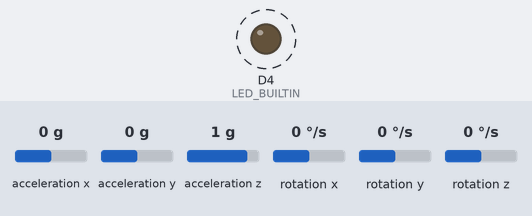
The sketch below on a simulated ESP8266 (NodeMCU). On the bench: output pins drawn as LEDs (lit = HIGH, except the on-board LED, lit = LOW). Wiring (inferred from the names in the program): MPU-6050 motion sensor at I2C address 0x68. Dashed ring = blinking. Inputs (shaded band) come from the test bench; at power-on: acceleration x 0 g, acceleration y 0 g, acceleration z 1 g, rotation x 0 °/s, rotation y 0 °/s, rotation z 0 °/s. WiFi joins after 1.5 s; servers stay silent unless stated; what the sketch prints to the serial monitor is not drawn.

Above: at 1.71 s.
Timing chart, 0 to 4.5 s (numbered marks = the images above):
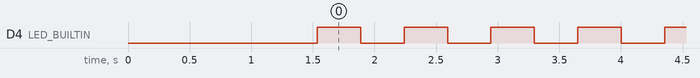

The sketch:

mpu_shangchuan.ino
```cpp
#include <ESP8266WiFi.h>  // biblioteca para usar as funções de Wifi do módulo ESP8266

#include <Wire.h>         // biblioteca de comunicação I2C

//成功读取3个数据 15S更新

const int MPU_ADDR =      0x68; // definição do endereço do sensor MPU6050 (0x68)

const int WHO_AM_I =      0x75; // registro de identificação do dispositivo

const int PWR_MGMT_1 =    0x6B; // registro de configuração do gerenciamento de energia

const int GYRO_CONFIG =   0x1B; // registro de configuração do giroscópio

const int ACCEL_CONFIG =  0x1C; // registro de configuração do acelerômetro

const int ACCEL_XOUT =    0x3B; // registro de leitura do eixo X do acelerômetro


const int sda_pin = D6; // definição do pino I2C SDA

const int scl_pin = D5; // definição do pino I2C SCL


bool led_state = false;


// variáveis para armazenar os dados "crus" do acelerômetro

int16_t AcX, AcY, AcZ, Tmp, GyX, GyY, GyZ;


// Definições da rede Wifi

const char* SSID = "Password 8 eights";

const char* PASSWORD = "lhs970228";


// endereço IP local do Servidor Web instalado na Raspberry Pi 3

// onde será exibida a página web

String apiKey = "CO989RDEMD7CLP18";


// servidor que disponibiliza serviço de geolocalização via IP

const char* server = "api.thingspeak.com";


WiFiClient client;


void initI2C()

{

  //Serial.println("---inside initI2C");

  Wire.begin(sda_pin, scl_pin);

}


/*

 * função que escreve um dado valor em um dado registro

 */

void writeRegMPU(int reg, int val)

{

  Wire.beginTransmission(MPU_ADDR);     // inicia comunicação com endereço do MPU6050

  Wire.write(reg);                      // envia o registro com o qual se deseja trabalhar

  Wire.write(val);                      // escreve o valor no registro

  Wire.endTransmission(true);           // termina a transmissão

}


/*

 * função que lê de um dado registro

 */

uint8_t readRegMPU(uint8_t reg)

{

  uint8_t data;

  Wire.beginTransmission(MPU_ADDR);     // inicia comunicação com endereço do MPU6050

  Wire.write(reg);                      // envia o registro com o qual se deseja trabalhar

  Wire.endTransmission(false);          // termina transmissão mas continua com I2C aberto (envia STOP e START)

  Wire.requestFrom(MPU_ADDR, 1);        // configura para receber 1 byte do registro escolhido acima

  data = Wire.read();                   // lê o byte e guarda em 'data'

  return data;                          //retorna 'data'

}


/*

 * função que procura pelo sensor no endereço 0x68

 */

void findMPU(int mpu_addr)

{

  Wire.beginTransmission(MPU_ADDR);

  int data = Wire.endTransmission(true);


  if(data == 0)

  {

    Serial.print("Dispositivo encontrado no endereço: 0x");

    Serial.println(MPU_ADDR, HEX);

  }

  else

  {

    Serial.println("Dispositivo não encontrado!");

  }

}


/*

 * função que verifica se o sensor responde e se está ativo

 */

void checkMPU(int mpu_addr)

{

  findMPU(MPU_ADDR);


  int data = readRegMPU(WHO_AM_I); // Register 117 – Who Am I - 0x75


  if(data == 104)

  {

    Serial.println("MPU6050 Dispositivo respondeu OK! (104)");


    data = readRegMPU(PWR_MGMT_1); // Register 107 – Power Management 1-0x6B


    if(data == 64) Serial.println("MPU6050 em modo SLEEP! (64)");

    else Serial.println("MPU6050 em modo ACTIVE!");

  }

  else Serial.println("Verifique dispositivo - MPU6050 NÃO disponível!");

}


/*

 * função de inicialização do sensor

 */

void initMPU()

{

  setSleepOff();

  setGyroScale();

  setAccelScale();

}


/*

 *  função para configurar o sleep bit

 */

void setSleepOff()

{

  writeRegMPU(PWR_MGMT_1, 0); // escreve 0 no registro de gerenciamento de energia(0x68), colocando o sensor em o modo ACTIVE

}


/* função para configurar as escalas do giroscópio

   registro da escala do giroscópio: 0x1B[4:3]

   0 é 250°/s


    FS_SEL  Full Scale Range

      0        ± 250 °/s      0b00000000

      1        ± 500 °/s      0b00001000

      2        ± 1000 °/s     0b00010000

      3        ± 2000 °/s     0b00011000

*/

void setGyroScale()

{

  writeRegMPU(GYRO_CONFIG, 0);

}


/* função para configurar as escalas do acelerômetro

   registro da escala do acelerômetro: 0x1C[4:3]

   0 é 250°/s


    AFS_SEL   Full Scale Range

      0           ± 2g            0b00000000

      1           ± 4g            0b00001000

      2           ± 8g            0b00010000

      3           ± 16g           0b00011000

*/

void setAccelScale()

{

  writeRegMPU(ACCEL_CONFIG, 0);

}


/* função que lê os dados 'crus'(raw data) do sensor

   são 14 bytes no total sendo eles 2 bytes para cada eixo e 2 bytes para temperatura:


  0x3B 59 ACCEL_XOUT[15:8]

  0x3C 60 ACCEL_XOUT[7:0]

  0x3D 61 ACCEL_YOUT[15:8]

  0x3E 62 ACCEL_YOUT[7:0]

  0x3F 63 ACCEL_ZOUT[15:8]

  0x40 64 ACCEL_ZOUT[7:0]


  0x41 65 TEMP_OUT[15:8]

  0x42 66 TEMP_OUT[7:0]


  0x43 67 GYRO_XOUT[15:8]

  0x44 68 GYRO_XOUT[7:0]

  0x45 69 GYRO_YOUT[15:8]

  0x46 70 GYRO_YOUT[7:0]

  0x47 71 GYRO_ZOUT[15:8]

  0x48 72 GYRO_ZOUT[7:0]


*/

void readRawMPU()

{

  Wire.beginTransmission(MPU_ADDR);       // inicia comunicação com endereço do MPU6050

  Wire.write(ACCEL_XOUT);                       // envia o registro com o qual se deseja trabalhar, começando com registro 0x3B (ACCEL_XOUT_H)

  Wire.endTransmission(false);            // termina transmissão mas continua com I2C aberto (envia STOP e START)

  Wire.requestFrom(MPU_ADDR, 14);         // configura para receber 14 bytes começando do registro escolhido acima (0x3B)


  AcX = Wire.read() << 8;                 // lê primeiro o byte mais significativo

  AcX |= Wire.read();                     // depois lê o bit menos significativo

  AcY = Wire.read() << 8;

  AcY |= Wire.read();

  AcZ = Wire.read() << 8;

  AcZ |= Wire.read();


  Tmp = Wire.read() << 8;

  Tmp |= Wire.read();


  GyX = Wire.read() << 8;

  GyX |= Wire.read();

  GyY = Wire.read() << 8;

  GyY |= Wire.read();

  GyZ = Wire.read() << 8;

  GyZ |= Wire.read();


  Serial.print("AcX = "); Serial.print(AcX);

  Serial.print(" | AcY = "); Serial.print(AcY);

  Serial.print(" | AcZ = "); Serial.print(AcZ);

  Serial.print(" | Tmp = "); Serial.print(Tmp/340.00+36.53);

  Serial.print(" | GyX = "); Serial.print(GyX);

  Serial.print(" | GyY = "); Serial.print(GyY);

  Serial.print(" | GyZ = "); Serial.println(GyZ);


  led_state = !led_state;

  digitalWrite(LED_BUILTIN, led_state);         // pisca LED do NodeMCU a cada leitura do sensor

  delay(50);

}


/*

 * função que conecta o NodeMCU na rede Wifi

 * SSID e PASSWORD devem ser indicados nas variáveis

 */

void reconnectWiFi()

{

  if(WiFi.status() == WL_CONNECTED)

    return;


  WiFi.begin(SSID, PASSWORD);


  while(WiFi.status() != WL_CONNECTED) {

    delay(100);

    Serial.print(".");

  }


  Serial.println();

  Serial.print("Conectado com sucesso na rede: ");

  Serial.println(SSID);

  Serial.print("IP obtido: ");

  Serial.println(WiFi.localIP());

}


void initWiFi()

{

  delay(10);

  Serial.print("Conectando-se na rede: ");

  Serial.println(SSID);

  Serial.println("Aguarde");

  reconnectWiFi();

}


void setup() {

  pinMode(LED_BUILTIN, OUTPUT);

  Serial.begin(115200);


  Serial.println("\nIniciando configuração WiFi\n");

  initWiFi();

 WiFi.begin(SSID, PASSWORD);

  while (WiFi.status() != WL_CONNECTED) {

    delay(500);

  }

  Serial.println("\nIniciando configuração do MPU6050\n");

  initI2C();

  initMPU();

  checkMPU(MPU_ADDR);


}


void loop() {

  readRawMPU();    // lê os dados do sensor


  if (client.connect(server,80)) { // "184.106.153.149" or api.thingspeak.com
String str_sensor2 = String(AcX);
String str_sensor3 = String(AcY);
String str_sensor4 = String(AcZ);
String str_sensor5 = String(Tmp);
String str_sensor6 = String(GyX);
String str_sensor7 = String(GyY);
String str_sensor8 = String(GyZ);
String postStr = "api_key="+apiKey+"&field2="+str_sensor2+"&field3="+str_sensor3+"&field4="+str_sensor4+"&field5="+str_sensor5+"&field6="+str_sensor6+"&field7="+str_sensor7+"&field8="+str_sensor8;


client.print("POST /update HTTP/1.1\n");
client.print("Host: api.thingspeak.com\n");
client.print("Connection: close\n");
client.print("X-THINGSPEAKAPIKEY: "+apiKey+"\n");
client.print("Content-Type: application/x-www-form-urlencoded\n");
client.print("Content-Length: ");
client.print(postStr.length());
client.print("\n\n");
client.print(postStr);

  delay(100);
}
}
```

Measured:
- by itself, D4 (LED_BUILTIN): alternates HIGH for 0.35 s and LOW for 0.35 s
